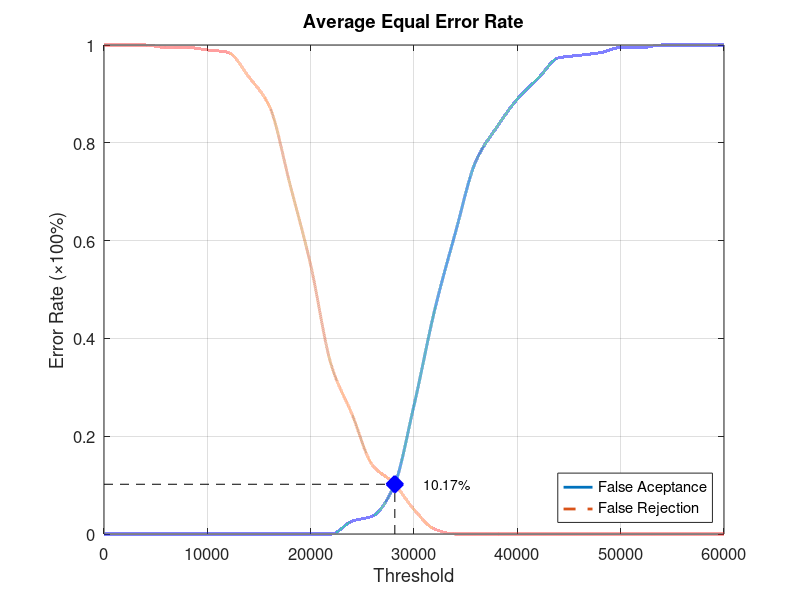
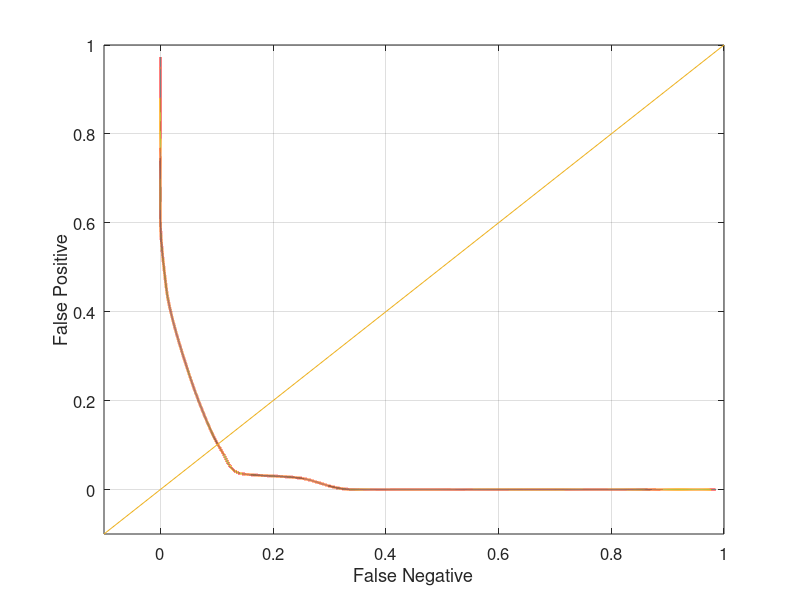

These figures' MATLAB source, in order:
function yEER = Database3_3
close all;
clear;
clc;
x = 0:2000:60000;
xq = 0:0.5:60000;

y0 = [0 0 0 0 0 0 0 0 0 0 0 0 0.0263158 0.0368421 0.0947368 0.263158 0.457895 0.615789 0.763158 0.831579 0.889474 0.931579 0.973684 0.978947 0.984211 0.994737 0.994737 1 1 1 1];
yy0 = interp1(x, y0, xq, 'pchip');
y1 = [1 1 1 0.995 0.995 0.99 0.985 0.935 0.875 0.715 0.55 0.345 0.245 0.14 0.105 0.05 0.01 0 0 0 0 0 0 0 0 0 0 0 0 0 0];
yy1 = interp1(x, y1, xq, 'pchip');

% Calculating EER: 
y2 = abs(y0 - y1);
find(y2 == min(y2))
yy2 = abs(yy0 - yy1);
xEER = find(yy2 == min(yy2));
xEERIndex = xq(xEER) % X-axis EER
yEER = yy0(xEER) % Y-axis EER

main = figure
plot(xq, yy0,'-','LineWidth', 2);	hold on
plot(xq, yy1,'--','LineWidth', 2);	hold on
plot([xEERIndex xEERIndex], [0 yEER], 'k--');	hold on
plot([0 xEERIndex], [yEER yEER], 'k--');	hold on
plot(xEERIndex, yEER, 'bx', 'LineWidth', 10);	hold on
text(xEERIndex + 10 * xEERIndex / 100, yEER, [num2str(round((10000 * yEER)) / 100) '%'])
legend('False Aceptance', 'False Rejection', 'Location', 'SouthEast')
xlabel('Threshold')
ylabel('Error Rate (\times100%)')
title('Average Equal Error Rate')
set(gca, 'FontSize', 12)
axis([0 60000 0 1])
grid on

print(main, 'Database3_3Main', '-dpng');
FNRxFPR = figure('Color', [1 1 1]);
plot(yy1, yy0, '-', yy1, yy0, 'LineWidth', 2);
hold on
y = -0.1:0.1:1
plot(y, y); 
set(gca, 'FontSize', 12)
xlabel('False Negative')
ylabel('False Positive')
axis([-0.1 1 -0.1 1])
set(gca, 'FontSize', 12)
grid on

print(FNRxFPR, 'Database3_3FNRxFPR','-dpng');
end
